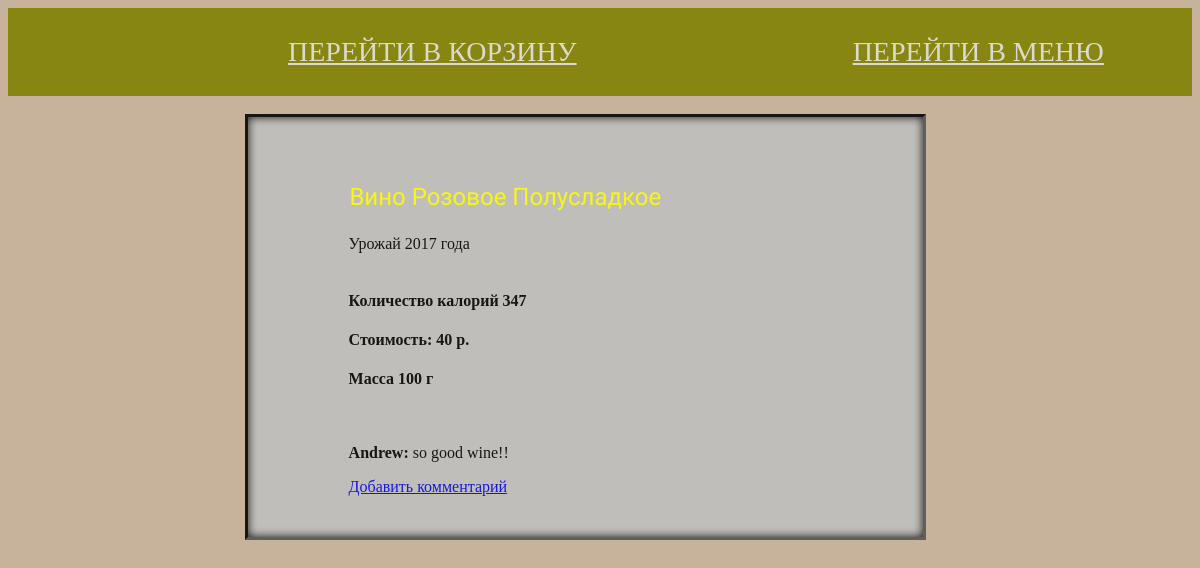
The page /topic/7/ on the database as committed earlier.
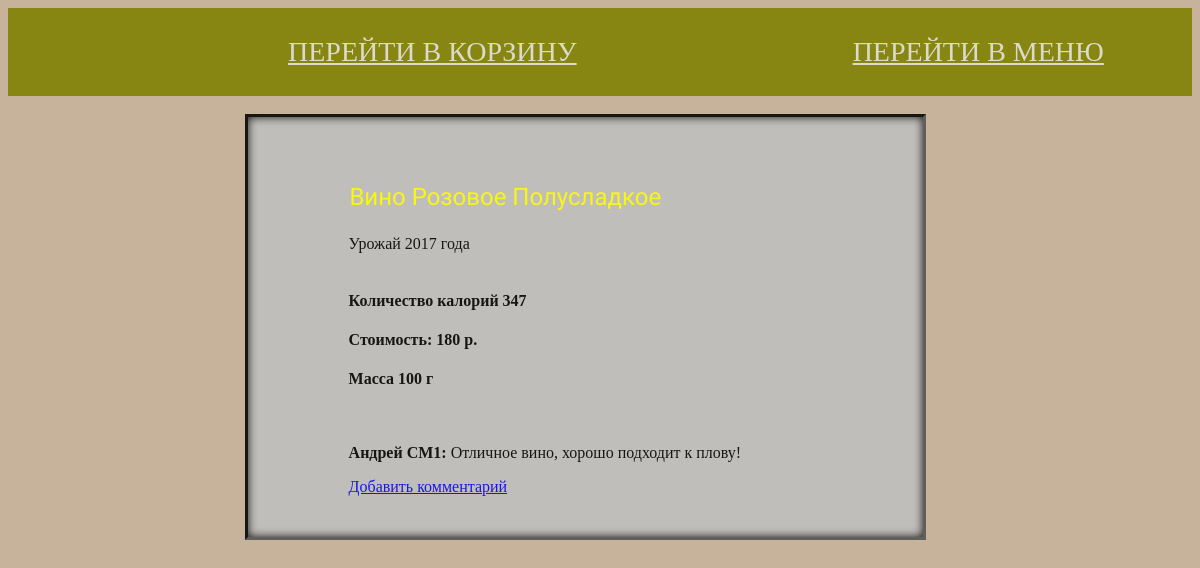
The same page on the database as committed later.
### forum/models.py (models this page shows, shortened)
class Topic(models.Model):
    MAINCOURSE = 'MC'
    FIRSTCOURSE = 'FC'
    SALADS = 'SD'
    DRINKS = 'DR'
    FOOD_CHOICES = (
        (MAINCOURSE, 'Второе/горячее'),
        (FIRSTCOURSE, 'Первое'),
        (SALADS, 'Салаты'),
        (DRINKS, 'Напитки'),
    )
    food_type = models.CharField(u'Тип блюда',max_length=2,
                                      choices=FOOD_CHOICES,
                                      default=MAINCOURSE)
    weigth = models.SmallIntegerField(u'Масса блюда (в граммах)',default = 100)
    price = models.SmallIntegerField(u'Стоимость (в рублях)',default = 40)
    subject = models.CharField(u'Блюдо', max_length=255)
    text = models.TextField(u'Описание')
    calories = models.SmallIntegerField(u'Количество калорий',default = 1)
    hidden = models.SmallIntegerField(u'Скрытый?(0-нет, 1-да)',default = 0)
    creation_date = models.DateTimeField(u'Дата создания', auto_now_add=True)
    views = models.IntegerField(u'Количество просмотров темы',  default=0)
    made_time = models.DateTimeField(auto_now_add = True)

class Comment(models.Model):
    topic = models.ForeignKey(Topic, on_delete=models.PROTECT)
    author_nick   = models.CharField(u'Автор', max_length=255)
    text = models.TextField(u'Текст')
    reply_to = models.ForeignKey('forum.Comment', null=True, blank=True, on_delete=models.PROTECT)
    creation_date = models.DateTimeField(u'Дата создания', auto_now_add=True)

### forum/views.py (the view)
# urls.py: path('topic/<int:pk>/', views.TopicView.as_view()),
class TopicView(DetailView):
    model = Topic
    template_name = 'topic.html'
    def get_context_data(self, **kwargs):
        context = super().get_context_data(**kwargs)
        if True:
                q1 = Topic.objects.get(pk=context['topic'].id)
                q1.views += 1
                q1.save()
        context['comment_add_url'] = "/topic/{}/add_comment".format(context['topic'].id)
        return context

### forum/templates/topic.html (shortened to what this page needs)
{% extends 'base.html' %}
{% block content%}
	<div id="borders">
	<div class="menu">
{%if topic.hidden %}
	<h4>Эта тема скрыта администратором. </h4>
{% else %}
<h3><a id="serg">{{ topic.subject }}</a></h3>
<div id="smallborders">
<div class="well">
	{{ topic.text }}
</div>
<br />
<h4>Количество калорий {{ topic.calories }}</h4>
<h4>Стоимость: {{ topic.price }} р.</h4>
<h4>Масса {{ topic.weigth }} г</h4><br />
{% for comment in topic.comment_set.all %}
<p>
	<strong>{{ comment.author_nick }}:</strong> {{ comment.text }}
</p>
{% endfor %}
<a href="{{ comment_add_url }}" type="button" class="btn btn-primary">Добавить комментарий</a>
</div>
{% endif %}
</div></div>
{% endblock %}

Rows that differ between the two databases and show on the page:
removed Comment: author_nick "Andrew", text "so good wine!!"
changed Topic "Вино Розовое Полусладкое": price "40" → "180"
added Comment: author_nick "Андрей СМ1", text "Отличное вино, хорошо подходит к плову!"
